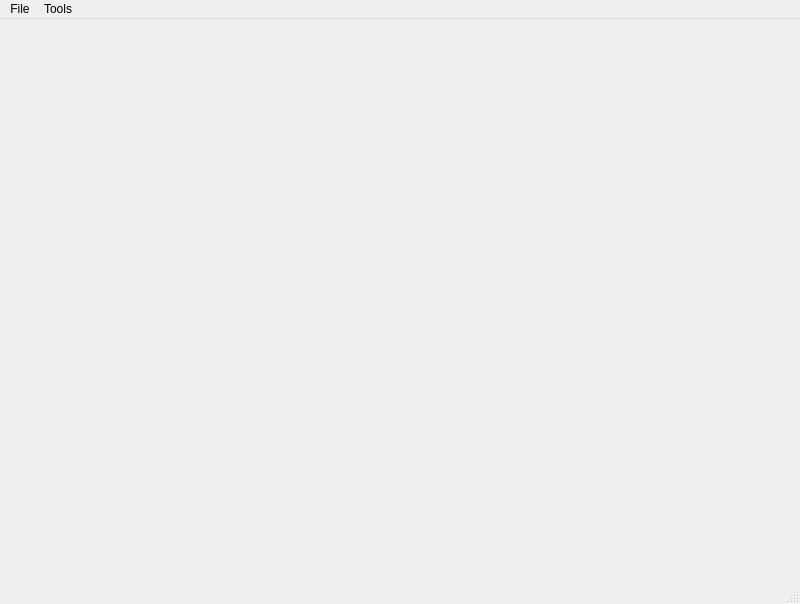
<?xml version="1.0" encoding="UTF-8"?>
<ui version="4.0">
 <class>s4SnapViewer</class>
 <widget class="QMainWindow" name="s4SnapViewer">
  <property name="geometry">
   <rect>
    <x>0</x>
    <y>0</y>
    <width>800</width>
    <height>604</height>
   </rect>
  </property>
  <property name="minimumSize">
   <size>
    <width>0</width>
    <height>604</height>
   </size>
  </property>
  <property name="baseSize">
   <size>
    <width>0</width>
    <height>20</height>
   </size>
  </property>
  <property name="windowTitle">
   <string>s4SnapViewer</string>
  </property>
  <widget class="QWidget" name="centralwidget">
   <layout class="QVBoxLayout" name="verticalLayout_2"/>
  </widget>
  <widget class="QMenuBar" name="menubar">
   <property name="geometry">
    <rect>
     <x>0</x>
     <y>0</y>
     <width>800</width>
     <height>23</height>
    </rect>
   </property>
   <widget class="QMenu" name="menuFile">
    <property name="title">
     <string>File</string>
    </property>
    <widget class="QMenu" name="menuMode_2">
     <property name="title">
      <string>Mode</string>
     </property>
     <addaction name="action_mode_L2Live"/>
     <addaction name="action_mode_dsxDB"/>
    </widget>
    <addaction name="menuMode_2"/>
    <addaction name="actionOpen"/>
    <addaction name="actionClose"/>
    <addaction name="actionExit"/>
   </widget>
   <widget class="QMenu" name="menuExport">
    <property name="title">
     <string>Tools</string>
    </property>
    <widget class="QMenu" name="menuExport_2">
     <property name="title">
      <string>Export...</string>
     </property>
     <addaction name="separator"/>
    </widget>
    <addaction name="menuExport_2"/>
    <addaction name="actionNextSnap"/>
   </widget>
   <addaction name="menuFile"/>
   <addaction name="menuExport"/>
  </widget>
  <widget class="QStatusBar" name="statusbar"/>
  <action name="actionExit">
   <property name="text">
    <string>Exit</string>
   </property>
  </action>
  <action name="actionNextSnap">
   <property name="text">
    <string>Next Snap</string>
   </property>
   <property name="toolTip">
    <string>Next Snap</string>
   </property>
   <property name="shortcut">
    <string>Alt+X</string>
   </property>
  </action>
  <action name="action_mode_L2Live">
   <property name="text">
    <string>L2 Live</string>
   </property>
   <property name="shortcut">
    <string>Ctrl+L</string>
   </property>
  </action>
  <action name="action_mode_dsxDB">
   <property name="text">
    <string>DSX DB</string>
   </property>
   <property name="shortcut">
    <string>Ctrl+T</string>
   </property>
  </action>
  <action name="actionOpen">
   <property name="text">
    <string>Open</string>
   </property>
   <property name="shortcut">
    <string>Ctrl+O</string>
   </property>
  </action>
  <action name="actionClose">
   <property name="text">
    <string>Close</string>
   </property>
   <property name="shortcut">
    <string>Ctrl+Q</string>
   </property>
  </action>
 </widget>
 <resources/>
 <connections>
  <connection>
   <sender>actionExit</sender>
   <signal>triggered()</signal>
   <receiver>s4SnapViewer</receiver>
   <slot>close()</slot>
   <hints>
    <hint type="sourcelabel">
     <x>-1</x>
     <y>-1</y>
    </hint>
    <hint type="destinationlabel">
     <x>399</x>
     <y>299</y>
    </hint>
   </hints>
  </connection>
 </connections>
</ui>
